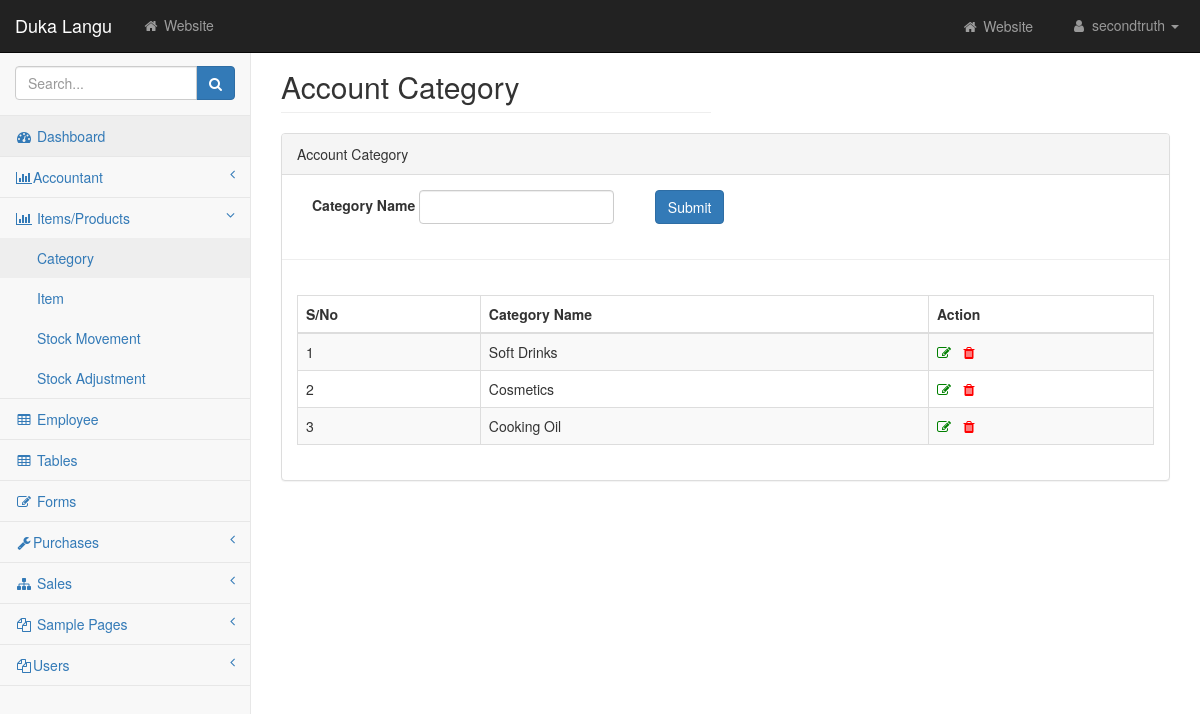
The app's page /pages/product_category.php with its own data.
### tables this page shows
CREATE TABLE `product_category` (
  `category_id` int NOT NULL,
  `cname` varchar(50) DEFAULT NULL
);

### pages/product_category.php (the view, shortened to what this page needs)
<?php
include 'layouts/header.php';
include 'layouts/sidebar.php';
include 'includes/connection.php';
?>
<div id="wrapper">
    <div id="page-wrapper">
        <div class="container-fluid">
            <div class="row">
                <div class="col-sm-6">
                    <h2 class="page-header">Account Category</h2>
                </div>
            </div>
            <div class="row">
                <div class="col-sm-12">
                    <div class="panel panel-default">
                        <div class="panel-heading">
                            Account Category
                        </div>
                        <div class="panel-body">
                            <form action="<?php echo htmlentities(
                                $_SERVER['PHP_SELF']
                            ); ?>" method="POST">
                                <div class="form-inline">
                                    <div class="col-lg-6">
                                        <div class="form-group">
                                            <label>Category Name</label>
                                            <input class="form-control" name="categoryname" required>
                                        </div>
                                    </div>
                                    <div class="col-lg-2" style="margin-left: -10%;">
                                    <button type="submit" name="savecategory" class="btn btn-primary" >Submit</button>
                                    </div>
                                </div>
                            </div>
<hr>
                        <div class="panel-body">
                                    <div class="table-responsive">
                                        <table class="table table-striped table-bordered table-hover" id="dataTables-example">
                                            <thead>
                                                <tr>
                                                   <th>S/No</th>
                                                   <th>Category Name</th>
                                                    <th>Action</th>
                                                </tr>
                                            </thead>
                                            <tbody>
                                            <?php
                                            $sn = 1;
                                            $query = mysqli_query(
                                                $conn,
                                                'SELECT * FROM product_category'
                                            );
                                            while (
                                                $row_data = mysqli_fetch_assoc(
                                                    $query
                                                )
                                            ) { ?>
                                                <tr class="odd gradeX">
                                                <td><?php
                                                echo $sn;
                                                $sn++;
                                                ?></td>
                                                    <td><?php echo $row_data[
                                                        'cname'
                                                    ]; ?></td>
                                                    <td><i class="fa fa-edit" style="color: green;"></i><i class="fa fa-trash" style="color: red; margin-left: 6%" ></i></td>
                                                </tr>
                                     <?php }
                                            ?>
                                            </tbody>
                                        </table>
                                    </div>
                    </div>
                </div>
            </div>
        </div>
    </div>
</div>
</div>

### css/startmin.css (style rules this page uses)
body { background-color: #f8f8f8; }
#wrapper { width: 100%; }
#page-wrapper { padding-top: 30px; min-height: 568px; background-color: #fff; }
@media (min-width:768px) { #page-wrapper { position: inherit; margin-left: 250px; padding: 30px 15px 0 15px; border-left: 1px solid #e7e7e7; } }

### records on screen
product_category: cname "Soft Drinks"
product_category: cname "Cosmetics"
product_category: cname "Cooking Oil"
